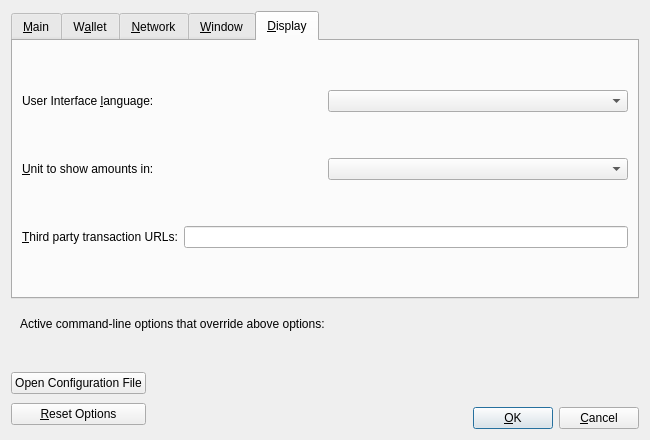
<?xml version="1.0" encoding="UTF-8"?>
<ui version="4.0">
 <class>OptionsDialog</class>
 <widget class="QDialog" name="OptionsDialog">
  <property name="geometry">
   <rect>
    <x>0</x>
    <y>0</y>
    <width>650</width>
    <height>440</height>
   </rect>
  </property>
  <property name="minimumSize">
   <size>
    <width>650</width>
    <height>440</height>
   </size>
  </property>
  <property name="windowTitle">
   <string>Options</string>
  </property>
  <property name="styleSheet">
   <string notr="true">QTabBar::tab { 
height: 30px;
}</string>
  </property>
  <property name="modal">
   <bool>true</bool>
  </property>
  <layout class="QVBoxLayout" name="verticalLayout">
   <item>
    <widget class="QTabWidget" name="tabWidget">
     <property name="styleSheet">
      <string notr="true"/>
     </property>
     <property name="currentIndex">
      <number>4</number>
     </property>
     <widget class="QWidget" name="tabMain">
      <attribute name="title">
       <string>&amp;Main</string>
      </attribute>
      <layout class="QVBoxLayout" name="verticalLayout_Main">
       <item>
        <widget class="QCheckBox" name="sinAtStartup">
         <property name="toolTip">
          <string>Automatically start %1 after logging in to the system.</string>
         </property>
         <property name="styleSheet">
          <string notr="true"/>
         </property>
         <property name="text">
          <string>&amp;Start %1 on system login</string>
         </property>
        </widget>
       </item>
       <item>
        <spacer name="horizontalSpacer_0_Main">
         <property name="orientation">
          <enum>Qt::Horizontal</enum>
         </property>
         <property name="sizeHint" stdset="0">
          <size>
           <width>40</width>
           <height>5</height>
          </size>
         </property>
        </spacer>
       </item>
       <item>
        <layout class="QHBoxLayout" name="horizontalLayout_Main_Prune">
         <item>
          <widget class="QCheckBox" name="prune">
           <property name="toolTip">
            <string>Disables some advanced features but all blocks will still be fully validated. Reverting this setting requires re-downloading the entire blockchain. Actual disk usage may be somewhat higher.</string>
           </property>
           <property name="text">
            <string>Prune &amp;block storage to</string>
           </property>
          </widget>
         </item>
         <item>
          <spacer name="horizontalSpacer_Main_Prune">
           <property name="orientation">
            <enum>Qt::Horizontal</enum>
           </property>
           <property name="sizeHint" stdset="0">
            <size>
             <width>40</width>
             <height>20</height>
            </size>
           </property>
          </spacer>
         </item>
         <item>
          <widget class="QSpinBox" name="pruneSize">
           <property name="minimumSize">
            <size>
             <width>135</width>
             <height>0</height>
            </size>
           </property>
          </widget>
         </item>
        </layout>
       </item>
       <item>
        <widget class="QLabel" name="pruneWarning">
         <property name="text">
          <string>Reverting this setting requires re-downloading the entire blockchain.</string>
         </property>
         <property name="textFormat">
          <enum>Qt::PlainText</enum>
         </property>
        </widget>
       </item>
       <item>
        <layout class="QHBoxLayout" name="horizontalLayout_2_Main">
         <item>
          <widget class="QLabel" name="databaseCacheLabel">
           <property name="text">
            <string>Size of &amp;database cache</string>
           </property>
           <property name="textFormat">
            <enum>Qt::PlainText</enum>
           </property>
           <property name="buddy">
            <cstring>databaseCache</cstring>
           </property>
          </widget>
         </item>
         <item>
          <spacer name="horizontalSpacer_2_Main">
           <property name="orientation">
            <enum>Qt::Horizontal</enum>
           </property>
           <property name="sizeHint" stdset="0">
            <size>
             <width>40</width>
             <height>20</height>
            </size>
           </property>
          </spacer>
         </item>
         <item>
          <widget class="QSpinBox" name="databaseCache">
           <property name="minimumSize">
            <size>
             <width>135</width>
             <height>0</height>
            </size>
           </property>
          </widget>
         </item>
        </layout>
       </item>
       <item>
        <layout class="QHBoxLayout" name="horizontalLayout_2_Main">
         <item>
          <widget class="QLabel" name="recordsToLoadLabel">
           <property name="text">
            <string>Size of &amp;tx records to load</string>
           </property>
           <property name="textFormat">
            <enum>Qt::PlainText</enum>
           </property>
           <property name="buddy">
            <cstring>recordsToLoad</cstring>
           </property>
          </widget>
         </item>
         <item>
          <spacer name="horizontalSpacer_2_Main">
           <property name="orientation">
            <enum>Qt::Horizontal</enum>
           </property>
           <property name="sizeHint" stdset="0">
            <size>
             <width>40</width>
             <height>20</height>
            </size>
           </property>
          </spacer>
         </item>
         <item>
          <widget class="QSpinBox" name="recordsToLoad">
           <property name="minimumSize">
            <size>
             <width>135</width>
             <height>0</height>
            </size>
           </property>
          </widget>
         </item>
        </layout>
       </item>
       <item>
        <layout class="QHBoxLayout" name="horizontalLayout_Main_VerifyLabel">
         <item>
          <widget class="QLabel" name="threadsScriptVerifLabel">
           <property name="text">
            <string>Number of script &amp;verification threads</string>
           </property>
           <property name="textFormat">
            <enum>Qt::PlainText</enum>
           </property>
           <property name="buddy">
            <cstring>threadsScriptVerif</cstring>
           </property>
          </widget>
         </item>
         <item>
          <spacer name="horizontalSpacer_Main_Threads">
           <property name="orientation">
            <enum>Qt::Horizontal</enum>
           </property>
           <property name="sizeHint" stdset="0">
            <size>
             <width>40</width>
             <height>20</height>
            </size>
           </property>
          </spacer>
         </item>
         <item>
          <widget class="QSpinBox" name="threadsScriptVerif">
           <property name="minimumSize">
            <size>
             <width>135</width>
             <height>0</height>
            </size>
           </property>
           <property name="toolTip">
            <string>(0 = auto, &lt;0 = leave that many cores free)</string>
           </property>
          </widget>
         </item>
        </layout>
       </item>
       <item>
        <spacer name="verticalSpacer_Main">
         <property name="orientation">
          <enum>Qt::Vertical</enum>
         </property>
         <property name="sizeHint" stdset="0">
          <size>
           <width>20</width>
           <height>40</height>
          </size>
         </property>
        </spacer>
       </item>
      </layout>
     </widget>
     <widget class="QWidget" name="tabWallet">
      <attribute name="title">
       <string>W&amp;allet</string>
      </attribute>
      <layout class="QVBoxLayout" name="verticalLayout_Wallet">
       <item>
        <widget class="QGroupBox" name="groupBox">
         <property name="styleSheet">
          <string notr="true"/>
         </property>
         <property name="title">
          <string>Expert</string>
         </property>
         <layout class="QVBoxLayout" name="verticalLayout_2">
          <item>
           <layout class="QVBoxLayout" name="verticalLayout_5">
            <item>
             <spacer name="verticalSpacer_3">
              <property name="orientation">
               <enum>Qt::Vertical</enum>
              </property>
              <property name="sizeHint" stdset="0">
               <size>
                <width>20</width>
                <height>40</height>
               </size>
              </property>
             </spacer>
            </item>
            <item>
             <widget class="QCheckBox" name="coinControlFeatures">
              <property name="toolTip">
               <string>Whether to show coin control features or not.</string>
              </property>
              <property name="text">
               <string>Enable coin &amp;control features</string>
              </property>
             </widget>
            </item>
            <item>
             <widget class="QCheckBox" name="showMasternodesTab">
              <property name="toolTip">
               <string>Show additional tab listing all your InfinityNodes in first sub-tab&lt;br/&gt;and all InfinityNodes on the network in second sub-tab.</string>
              </property>
              <property name="text">
               <string>Show InfinityNodes Tab</string>
              </property>
             </widget>
            </item>
            <item>
             <widget class="QCheckBox" name="spendZeroConfChange">
              <property name="toolTip">
               <string>If you disable the spending of unconfirmed change, the change from a transaction cannot be used until that transaction has at least one confirmation. This also affects how your balance is computed.</string>
              </property>
              <property name="text">
               <string>&amp;Spend unconfirmed change</string>
              </property>
             </widget>
            </item>
            <item>
             <spacer name="verticalSpacer_4">
              <property name="orientation">
               <enum>Qt::Vertical</enum>
              </property>
              <property name="sizeHint" stdset="0">
               <size>
                <width>20</width>
                <height>40</height>
               </size>
              </property>
             </spacer>
            </item>
           </layout>
          </item>
         </layout>
        </widget>
       </item>
       <item>
        <spacer name="verticalSpacer_2">
         <property name="orientation">
          <enum>Qt::Vertical</enum>
         </property>
         <property name="sizeHint" stdset="0">
          <size>
           <width>20</width>
           <height>40</height>
          </size>
         </property>
        </spacer>
       </item>
      </layout>
     </widget>
     <widget class="QWidget" name="tabNetwork">
      <attribute name="title">
       <string>&amp;Network</string>
      </attribute>
      <layout class="QVBoxLayout" name="verticalLayout_Network">
       <item>
        <widget class="QCheckBox" name="mapPortUpnp">
         <property name="toolTip">
          <string>Automatically open the SIN client port on the router. This only works when your router supports UPnP and it is enabled.</string>
         </property>
         <property name="text">
          <string>Map port using &amp;UPnP</string>
         </property>
        </widget>
       </item>
       <item>
        <widget class="QCheckBox" name="allowIncoming">
         <property name="toolTip">
          <string>Accept connections from outside.</string>
         </property>
         <property name="text">
          <string>Allow incomin&amp;g connections</string>
         </property>
        </widget>
       </item>
       <item>
        <widget class="QCheckBox" name="connectSocks">
         <property name="toolTip">
          <string>Connect to the SIN network through a SOCKS5 proxy.</string>
         </property>
         <property name="text">
          <string>&amp;Connect through SOCKS5 proxy (default proxy):</string>
         </property>
        </widget>
       </item>
       <item>
        <layout class="QHBoxLayout" name="horizontalLayout_1_Network">
         <item>
          <widget class="QLabel" name="proxyIpLabel">
           <property name="text">
            <string>Proxy &amp;IP:</string>
           </property>
           <property name="textFormat">
            <enum>Qt::PlainText</enum>
           </property>
           <property name="buddy">
            <cstring>proxyIp</cstring>
           </property>
          </widget>
         </item>
         <item>
          <widget class="QValidatedLineEdit" name="proxyIp">
           <property name="minimumSize">
            <size>
             <width>140</width>
             <height>0</height>
            </size>
           </property>
           <property name="maximumSize">
            <size>
             <width>140</width>
             <height>16777215</height>
            </size>
           </property>
           <property name="toolTip">
            <string>IP address of the proxy (e.g. IPv4: 127.0.0.1 / IPv6: ::1)</string>
           </property>
          </widget>
         </item>
         <item>
          <widget class="QLabel" name="proxyPortLabel">
           <property name="text">
            <string>&amp;Port:</string>
           </property>
           <property name="textFormat">
            <enum>Qt::PlainText</enum>
           </property>
           <property name="buddy">
            <cstring>proxyPort</cstring>
           </property>
          </widget>
         </item>
         <item>
          <widget class="QLineEdit" name="proxyPort">
           <property name="minimumSize">
            <size>
             <width>55</width>
             <height>0</height>
            </size>
           </property>
           <property name="maximumSize">
            <size>
             <width>55</width>
             <height>16777215</height>
            </size>
           </property>
           <property name="toolTip">
            <string>Port of the proxy (e.g. 9050)</string>
           </property>
          </widget>
         </item>
         <item>
          <spacer name="horizontalSpacer_1_Network">
           <property name="orientation">
            <enum>Qt::Horizontal</enum>
           </property>
           <property name="sizeHint" stdset="0">
            <size>
             <width>40</width>
             <height>20</height>
            </size>
           </property>
          </spacer>
         </item>
        </layout>
       </item>
       <item>
        <layout class="QHBoxLayout" name="horizontalLayout_2_Network">
         <item>
          <widget class="QLabel" name="proxyActiveNets">
           <property name="text">
            <string>Used for reaching peers via:</string>
           </property>
           <property name="textFormat">
            <enum>Qt::PlainText</enum>
           </property>
          </widget>
         </item>
         <item>
          <widget class="QCheckBox" name="proxyReachIPv4">
           <property name="enabled">
            <bool>false</bool>
           </property>
           <property name="toolTip">
            <string>Shows if the supplied default SOCKS5 proxy is used to reach peers via this network type.</string>
           </property>
           <property name="text">
            <string/>
           </property>
          </widget>
         </item>
         <item>
          <widget class="QLabel" name="proxyReachIPv4Label">
           <property name="text">
            <string>IPv4</string>
           </property>
           <property name="textFormat">
            <enum>Qt::PlainText</enum>
           </property>
          </widget>
         </item>
         <item>
          <widget class="QCheckBox" name="proxyReachIPv6">
           <property name="enabled">
            <bool>false</bool>
           </property>
           <property name="toolTip">
            <string>Shows if the supplied default SOCKS5 proxy is used to reach peers via this network type.</string>
           </property>
           <property name="text">
            <string/>
           </property>
          </widget>
         </item>
         <item>
          <widget class="QLabel" name="proxyReachIPv6Label">
           <property name="text">
            <string>IPv6</string>
           </property>
           <property name="textFormat">
            <enum>Qt::PlainText</enum>
           </property>
          </widget>
         </item>
         <item>
          <widget class="QCheckBox" name="proxyReachTor">
           <property name="enabled">
            <bool>false</bool>
           </property>
           <property name="toolTip">
            <string>Shows if the supplied default SOCKS5 proxy is used to reach peers via this network type.</string>
           </property>
           <property name="text">
            <string/>
           </property>
          </widget>
         </item>
         <item>
          <widget class="QLabel" name="proxyReachTorLabel">
           <property name="text">
            <string>Tor</string>
           </property>
           <property name="textFormat">
            <enum>Qt::PlainText</enum>
           </property>
          </widget>
         </item>
         <item>
          <spacer name="horizontalSpacer_2_Network">
           <property name="orientation">
            <enum>Qt::Horizontal</enum>
           </property>
           <property name="sizeHint" stdset="0">
            <size>
             <width>40</width>
             <height>20</height>
            </size>
           </property>
          </spacer>
         </item>
        </layout>
       </item>
       <item>
        <widget class="QCheckBox" name="connectSocksTor">
         <property name="toolTip">
          <string>Connect to the SIN network through a separate SOCKS5 proxy for Tor hidden services.</string>
         </property>
         <property name="text">
          <string>Use separate SOCKS&amp;5 proxy to reach peers via Tor hidden services:</string>
         </property>
        </widget>
       </item>
       <item>
        <layout class="QHBoxLayout" name="horizontalLayout_3_Network">
         <item>
          <widget class="QLabel" name="proxyIpTorLabel">
           <property name="text">
            <string>Proxy &amp;IP:</string>
           </property>
           <property name="textFormat">
            <enum>Qt::PlainText</enum>
           </property>
           <property name="buddy">
            <cstring>proxyIpTor</cstring>
           </property>
          </widget>
         </item>
         <item>
          <widget class="QValidatedLineEdit" name="proxyIpTor">
           <property name="minimumSize">
            <size>
             <width>140</width>
             <height>0</height>
            </size>
           </property>
           <property name="maximumSize">
            <size>
             <width>140</width>
             <height>16777215</height>
            </size>
           </property>
           <property name="toolTip">
            <string>IP address of the proxy (e.g. IPv4: 127.0.0.1 / IPv6: ::1)</string>
           </property>
          </widget>
         </item>
         <item>
          <widget class="QLabel" name="proxyPortTorLabel">
           <property name="text">
            <string>&amp;Port:</string>
           </property>
           <property name="textFormat">
            <enum>Qt::PlainText</enum>
           </property>
           <property name="buddy">
            <cstring>proxyPortTor</cstring>
           </property>
          </widget>
         </item>
         <item>
          <widget class="QLineEdit" name="proxyPortTor">
           <property name="minimumSize">
            <size>
             <width>55</width>
             <height>0</height>
            </size>
           </property>
           <property name="maximumSize">
            <size>
             <width>55</width>
             <height>16777215</height>
            </size>
           </property>
           <property name="toolTip">
            <string>Port of the proxy (e.g. 9050)</string>
           </property>
          </widget>
         </item>
         <item>
          <spacer name="horizontalSpacer_4_Network">
           <property name="orientation">
            <enum>Qt::Horizontal</enum>
           </property>
           <property name="sizeHint" stdset="0">
            <size>
             <width>40</width>
             <height>20</height>
            </size>
           </property>
          </spacer>
         </item>
        </layout>
       </item>
       <item>
        <spacer name="verticalSpacer_Network">
         <property name="orientation">
          <enum>Qt::Vertical</enum>
         </property>
         <property name="sizeHint" stdset="0">
          <size>
           <width>20</width>
           <height>40</height>
          </size>
         </property>
        </spacer>
       </item>
      </layout>
     </widget>
     <widget class="QWidget" name="tabWindow">
      <attribute name="title">
       <string>&amp;Window</string>
      </attribute>
      <layout class="QVBoxLayout" name="verticalLayout_Window">
       <item>
        <layout class="QVBoxLayout" name="verticalLayout_6">
         <item>
          <spacer name="verticalSpacer_6">
           <property name="orientation">
            <enum>Qt::Vertical</enum>
           </property>
           <property name="sizeHint" stdset="0">
            <size>
             <width>20</width>
             <height>40</height>
            </size>
           </property>
          </spacer>
         </item>
         <item>
          <widget class="QCheckBox" name="minimizeToTray">
           <property name="toolTip">
            <string>Show only a tray icon after minimizing the window.</string>
           </property>
           <property name="text">
            <string>&amp;Minimize to the tray instead of the taskbar</string>
           </property>
          </widget>
         </item>
         <item>
          <widget class="QCheckBox" name="minimizeOnClose">
           <property name="toolTip">
            <string>Minimize instead of exit the application when the window is closed. When this option is enabled, the application will be closed only after selecting Exit in the menu.</string>
           </property>
           <property name="text">
            <string>M&amp;inimize on close</string>
           </property>
          </widget>
         </item>
         <item>
          <widget class="QCheckBox" name="hideTrayIcon">
           <property name="toolTip">
            <string>Hide the icon from the system tray.</string>
           </property>
           <property name="text">
            <string>&amp;Hide tray icon</string>
           </property>
          </widget>
         </item>
         <item>
          <spacer name="verticalSpacer_7">
           <property name="orientation">
            <enum>Qt::Vertical</enum>
           </property>
           <property name="sizeHint" stdset="0">
            <size>
             <width>20</width>
             <height>40</height>
            </size>
           </property>
          </spacer>
         </item>
        </layout>
       </item>
       <item>
        <spacer name="verticalSpacer_5">
         <property name="orientation">
          <enum>Qt::Vertical</enum>
         </property>
         <property name="sizeHint" stdset="0">
          <size>
           <width>20</width>
           <height>40</height>
          </size>
         </property>
        </spacer>
       </item>
      </layout>
     </widget>
     <widget class="QWidget" name="tabDisplay">
      <attribute name="title">
       <string>&amp;Display</string>
      </attribute>
      <layout class="QVBoxLayout" name="verticalLayout_Display">
       <item>
        <spacer name="verticalSpacer_8">
         <property name="orientation">
          <enum>Qt::Vertical</enum>
         </property>
         <property name="sizeHint" stdset="0">
          <size>
           <width>20</width>
           <height>40</height>
          </size>
         </property>
        </spacer>
       </item>
       <item>
        <layout class="QHBoxLayout" name="horizontalLayout_1_Display">
         <item>
          <widget class="QLabel" name="langLabel">
           <property name="text">
            <string>User Interface &amp;language:</string>
           </property>
           <property name="textFormat">
            <enum>Qt::PlainText</enum>
           </property>
           <property name="buddy">
            <cstring>lang</cstring>
           </property>
          </widget>
         </item>
         <item>
          <widget class="QValueComboBox" name="lang">
           <property name="toolTip">
            <string>The user interface language can be set here. This setting will take effect after restarting %1.</string>
           </property>
          </widget>
         </item>
        </layout>
       </item>
       <item>
        <spacer name="verticalSpacer_9">
         <property name="orientation">
          <enum>Qt::Vertical</enum>
         </property>
         <property name="sizeHint" stdset="0">
          <size>
           <width>20</width>
           <height>40</height>
          </size>
         </property>
        </spacer>
       </item>
       <item>
        <layout class="QHBoxLayout" name="horizontalLayout_2_Display">
         <item>
          <widget class="QLabel" name="unitLabel">
           <property name="text">
            <string>&amp;Unit to show amounts in:</string>
           </property>
           <property name="textFormat">
            <enum>Qt::PlainText</enum>
           </property>
           <property name="buddy">
            <cstring>unit</cstring>
           </property>
          </widget>
         </item>
         <item>
          <widget class="QValueComboBox" name="unit">
           <property name="toolTip">
            <string>Choose the default subdivision unit to show in the interface and when sending coins.</string>
           </property>
          </widget>
         </item>
        </layout>
       </item>
       <item>
        <spacer name="verticalSpacer_10">
         <property name="orientation">
          <enum>Qt::Vertical</enum>
         </property>
         <property name="sizeHint" stdset="0">
          <size>
           <width>20</width>
           <height>40</height>
          </size>
         </property>
        </spacer>
       </item>
       <item>
        <layout class="QHBoxLayout" name="horizontalLayout_3_Display">
         <item>
          <widget class="QLabel" name="thirdPartyTxUrlsLabel">
           <property name="toolTip">
            <string>Third party URLs (e.g. a block explorer) that appear in the transactions tab as context menu items. %s in the URL is replaced by transaction hash. Multiple URLs are separated by vertical bar |.</string>
           </property>
           <property name="text">
            <string>&amp;Third party transaction URLs:</string>
           </property>
           <property name="buddy">
            <cstring>thirdPartyTxUrls</cstring>
           </property>
          </widget>
         </item>
         <item>
          <widget class="QLineEdit" name="thirdPartyTxUrls">
           <property name="toolTip">
            <string>Third party URLs (e.g. a block explorer) that appear in the transactions tab as context menu items. %s in the URL is replaced by transaction hash. Multiple URLs are separated by vertical bar |.</string>
           </property>
          </widget>
         </item>
        </layout>
       </item>
       <item>
        <spacer name="verticalSpacer_Display">
         <property name="orientation">
          <enum>Qt::Vertical</enum>
         </property>
         <property name="sizeHint" stdset="0">
          <size>
           <width>20</width>
           <height>40</height>
          </size>
         </property>
        </spacer>
       </item>
      </layout>
     </widget>
    </widget>
   </item>
   <item>
    <widget class="QFrame" name="frame">
     <layout class="QVBoxLayout" name="verticalLayout_Bottom">
      <item>
       <layout class="QHBoxLayout" name="horizontalLayout_Bottom">
        <item>
         <widget class="QLabel" name="overriddenByCommandLineInfoLabel">
          <property name="text">
           <string>Active command-line options that override above options:</string>
          </property>
          <property name="textFormat">
           <enum>Qt::PlainText</enum>
          </property>
         </widget>
        </item>
        <item>
         <spacer name="horizontalSpacer_Bottom">
          <property name="orientation">
           <enum>Qt::Horizontal</enum>
          </property>
          <property name="sizeHint" stdset="0">
           <size>
            <width>40</width>
            <height>20</height>
           </size>
          </property>
         </spacer>
        </item>
       </layout>
      </item>
      <item>
       <widget class="QLabel" name="overriddenByCommandLineLabel">
        <property name="text">
         <string/>
        </property>
        <property name="textFormat">
         <enum>Qt::PlainText</enum>
        </property>
        <property name="wordWrap">
         <bool>true</bool>
        </property>
       </widget>
      </item>
     </layout>
    </widget>
   </item>
   <item>
    <layout class="QHBoxLayout" name="horizontalLayout_Buttons">
     <item>
      <layout class="QVBoxLayout" name="verticalLayout_Buttons">
       <item>
        <widget class="QPushButton" name="openSINConfButton">
         <property name="toolTip">
          <string>Open the %1 configuration file from the working directory.</string>
         </property>
         <property name="text">
          <string>Open Configuration File</string>
         </property>
         <property name="autoDefault">
          <bool>false</bool>
         </property>
        </widget>
       </item>
       <item>
        <widget class="QPushButton" name="resetButton">
         <property name="toolTip">
          <string>Reset all client options to default.</string>
         </property>
         <property name="text">
          <string>&amp;Reset Options</string>
         </property>
         <property name="autoDefault">
          <bool>false</bool>
         </property>
        </widget>
       </item>
      </layout>
     </item>
     <item>
      <spacer name="horizontalSpacer_1">
       <property name="orientation">
        <enum>Qt::Horizontal</enum>
       </property>
       <property name="sizeHint" stdset="0">
        <size>
         <width>40</width>
         <height>48</height>
        </size>
       </property>
      </spacer>
     </item>
     <item>
      <widget class="QLabel" name="statusLabel">
       <property name="minimumSize">
        <size>
         <width>200</width>
         <height>0</height>
        </size>
       </property>
       <property name="font">
        <font>
         <weight>75</weight>
         <bold>true</bold>
        </font>
       </property>
       <property name="text">
        <string/>
       </property>
       <property name="textFormat">
        <enum>Qt::PlainText</enum>
       </property>
       <property name="wordWrap">
        <bool>true</bool>
       </property>
      </widget>
     </item>
     <item>
      <spacer name="horizontalSpacer_2">
       <property name="orientation">
        <enum>Qt::Horizontal</enum>
       </property>
       <property name="sizeHint" stdset="0">
        <size>
         <width>40</width>
         <height>48</height>
        </size>
       </property>
      </spacer>
     </item>
     <item>
      <layout class="QVBoxLayout" name="verticalLayout_4">
       <item>
        <spacer name="verticalSpacer">
         <property name="orientation">
          <enum>Qt::Vertical</enum>
         </property>
         <property name="sizeHint" stdset="0">
          <size>
           <width>20</width>
           <height>40</height>
          </size>
         </property>
        </spacer>
       </item>
       <item>
        <layout class="QHBoxLayout" name="horizontalLayout">
         <item>
          <widget class="QPushButton" name="okButton">
           <property name="text">
            <string>&amp;OK</string>
           </property>
           <property name="autoDefault">
            <bool>false</bool>
           </property>
           <property name="default">
            <bool>true</bool>
           </property>
          </widget>
         </item>
         <item>
          <widget class="QPushButton" name="cancelButton">
           <property name="text">
            <string>&amp;Cancel</string>
           </property>
           <property name="autoDefault">
            <bool>false</bool>
           </property>
          </widget>
         </item>
        </layout>
       </item>
      </layout>
     </item>
    </layout>
   </item>
  </layout>
 </widget>
 <customwidgets>
  <customwidget>
   <class>QValidatedLineEdit</class>
   <extends>QLineEdit</extends>
   <header>qt/qvalidatedlineedit.h</header>
  </customwidget>
  <customwidget>
   <class>QValueComboBox</class>
   <extends>QComboBox</extends>
   <header>qt/qvaluecombobox.h</header>
  </customwidget>
 </customwidgets>
 <resources/>
 <connections/>
</ui>
